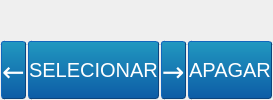
         <widget class="QWidget" name="tab_iluminacao_2">
          <property name="sizePolicy">
           <sizepolicy hsizetype="Expanding" vsizetype="Expanding">
            <horstretch>0</horstretch>
            <verstretch>0</verstretch>
           </sizepolicy>
          </property>
          <attribute name="icon">
           <iconset>
            <normaloff>C:/Users/Pedro_Silva/.designer/backup/img/Color_wheel.png</normaloff>C:/Users/Pedro_Silva/.designer/backup/img/Color_wheel.png</iconset>
          </attribute>
          <attribute name="title">
           <string>Iluminação</string>
          </attribute>
          <layout class="QGridLayout" name="gridLayout_4">
           <property name="leftMargin">
            <number>0</number>
           </property>
           <property name="topMargin">
            <number>0</number>
           </property>
           <property name="rightMargin">
            <number>0</number>
           </property>
           <property name="bottomMargin">
            <number>0</number>
           </property>
           <item row="0" column="0">
            <layout class="QVBoxLayout" name="verticalLayout" stretch="20,3">
             <property name="spacing">
              <number>0</number>
             </property>
             <item>
              <widget class="QLabel" name="label_img_cenario">
               <property name="sizePolicy">
                <sizepolicy hsizetype="Expanding" vsizetype="Expanding">
                 <horstretch>0</horstretch>
                 <verstretch>0</verstretch>
                </sizepolicy>
               </property>
               <property name="maximumSize">
                <size>
                 <width>2000</width>
                 <height>2000</height>
                </size>
               </property>
               <property name="text">
                <string/>
               </property>
               <property name="pixmap">
                <pixmap>C:/Users/Pedro_Silva/.designer/backup/img/imagem1.jpg</pixmap>
               </property>
               <property name="scaledContents">
                <bool>true</bool>
               </property>
               <property name="alignment">
                <set>Qt::AlignCenter</set>
               </property>
              </widget>
             </item>
             <item>
              <layout class="QHBoxLayout" name="horizontalLayout_4">
               <item>
                <widget class="QPushButton" name="button_cenario_esquerda">
                 <property name="sizePolicy">
                  <sizepolicy hsizetype="Expanding" vsizetype="Fixed">
                   <horstretch>0</horstretch>
                   <verstretch>0</verstretch>
                  </sizepolicy>
                 </property>
                 <property name="minimumSize">
                  <size>
                   <width>0</width>
                   <height>60</height>
                  </size>
                 </property>
                 <property name="baseSize">
                  <size>
                   <width>200</width>
                   <height>60</height>
                  </size>
                 </property>
                 <property name="styleSheet">
                  <string notr="true">    QPushButton
    {
    font: 20pt Aria, italicl;
    margin: 1px;
    border-color: #0c457e;
    border-style: outset;
    border-radius: 3px;
    border-width: 1px;
    color: white;
    background-color: qlineargradient(x1: 0, y1: 0, x2: 0, y2: 1, stop: 0 #2198c0, stop: 1 #0d5ca6);
    }

    QPushButton:pressed
    {
    background-color: qlineargradient(x1: 0, y1: 0, x2: 0, y2: 1, stop: 0 #0d5ca6, stop: 1 #2198c0);
    }</string>
                 </property>
                 <property name="text">
                  <string>←</string>
                 </property>
                </widget>
               </item>
               <item>
                <widget class="QPushButton" name="select_cenario">
                 <property name="sizePolicy">
                  <sizepolicy hsizetype="Expanding" vsizetype="Fixed">
                   <horstretch>0</horstretch>
                   <verstretch>0</verstretch>
                  </sizepolicy>
                 </property>
                 <property name="minimumSize">
                  <size>
                   <width>0</width>
                   <height>60</height>
                  </size>
                 </property>
                 <property name="styleSheet">
                  <string notr="true">    QPushButton
    {
    font: 15pt Arial;
    margin: 1px;
    border-color: #0c457e;
    border-style: outset;
    border-radius: 3px;
    border-width: 1px;
    color: white;
    background-color: qlineargradient(x1: 0, y1: 0, x2: 0, y2: 1, stop: 0 #2198c0, stop: 1 #0d5ca6);
    }

    QPushButton:pressed
    {
    background-color: qlineargradient(x1: 0, y1: 0, x2: 0, y2: 1, stop: 0 #0d5ca6, stop: 1 #2198c0);
    }</string>
                 </property>
                 <property name="text">
                  <string>SELECIONAR</string>
                 </property>
                </widget>
               </item>
               <item>
                <widget class="QPushButton" name="button_cenario_direita">
                 <property name="sizePolicy">
                  <sizepolicy hsizetype="Expanding" vsizetype="Fixed">
                   <horstretch>0</horstretch>
                   <verstretch>0</verstretch>
                  </sizepolicy>
                 </property>
                 <property name="minimumSize">
                  <size>
                   <width>0</width>
                   <height>60</height>
                  </size>
                 </property>
                 <property name="styleSheet">
                  <string notr="true">    QPushButton
    {
    font: 20pt Aria, boldl;
    margin: 1px;
    border-color: #0c457e;
    border-style: outset;
    border-radius: 3px;
    border-width: 1px;
    color: white;
    background-color: qlineargradient(x1: 0, y1: 0, x2: 0, y2: 1, stop: 0 #2198c0, stop: 1 #0d5ca6);
    }

    QPushButton:pressed
    {
    background-color: qlineargradient(x1: 0, y1: 0, x2: 0, y2: 1, stop: 0 #0d5ca6, stop: 1 #2198c0);
    }</string>
                 </property>
                 <property name="text">
                  <string>→</string>
                 </property>
                </widget>
               </item>
               <item>
                <widget class="QPushButton" name="apaga_cenario">
                 <property name="sizePolicy">
                  <sizepolicy hsizetype="Expanding" vsizetype="Fixed">
                   <horstretch>0</horstretch>
                   <verstretch>0</verstretch>
                  </sizepolicy>
                 </property>
                 <property name="minimumSize">
                  <size>
                   <width>0</width>
                   <height>60</height>
                  </size>
                 </property>
                 <property name="styleSheet">
                  <string notr="true">    QPushButton
    {
    font: 15pt Arial;
    margin: 1px;
    border-color: #0c457e;
    border-style: outset;
    border-radius: 3px;
    border-width: 1px;
    color: white;
    background-color: qlineargradient(x1: 0, y1: 0, x2: 0, y2: 1, stop: 0 #2198c0, stop: 1 #0d5ca6);
    }

    QPushButton:pressed
    {
    background-color: qlineargradient(x1: 0, y1: 0, x2: 0, y2: 1, stop: 0 #0d5ca6, stop: 1 #2198c0);
    }</string>
                 </property>
                 <property name="text">
                  <string>APAGAR</string>
                 </property>
                </widget>
               </item>
              </layout>
             </item>
            </layout>
           </item>
          </layout>
         </widget>
